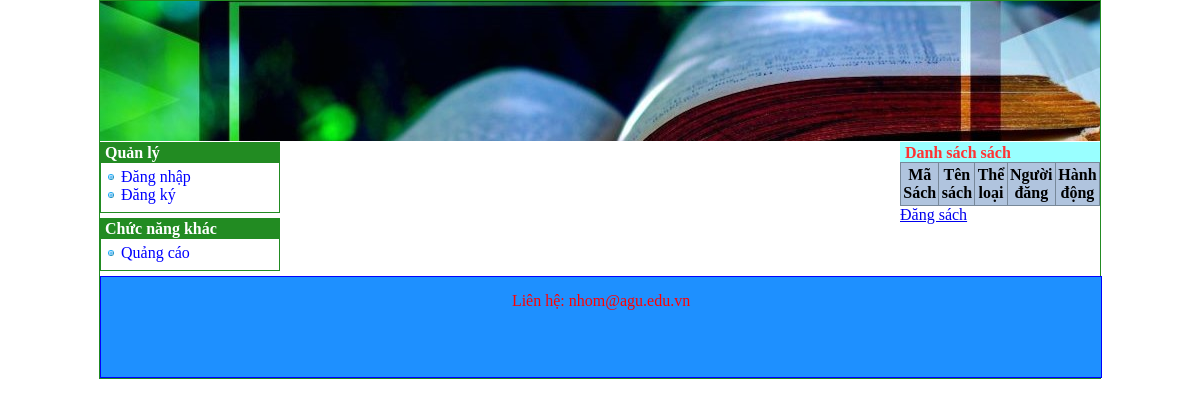
The app's page /index.php?do=sach, older data.
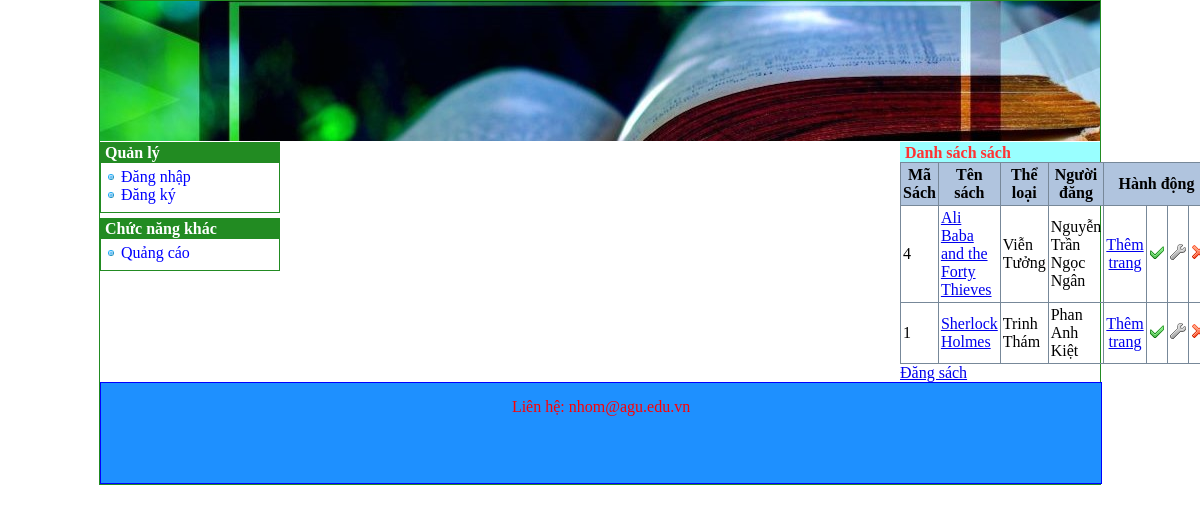
The same page, newer data.
### tables this page shows
CREATE TABLE `sach` (
  `masach` int(11) NOT NULL,
  `tensach` text NOT NULL,
  `tentacgia` text NOT NULL,
  `matheloai` int(11) NOT NULL,
  `nhaxuatban` text NOT NULL,
  `NgayDang` datetime NOT NULL,
  `hinhanh` text NOT NULL,
  `kiemduyet` tinyint(4) NOT NULL,
  `manguoidung` int(11) NOT NULL,
  `luotxem` int(11) NOT NULL
);

CREATE TABLE `theloai` (
  `matheloai` int(11) NOT NULL,
  `tentheloai` text NOT NULL
);

CREATE TABLE `nguoidung` (
  `manguoidung` int(11) NOT NULL,
  `tennguoidung` text NOT NULL,
  `tendangnhap` text NOT NULL,
  `matkhau` text NOT NULL,
  `quyenhan` int(11) NOT NULL,
  `khoa` int(11) NOT NULL
);

### sach.php (the view, shortened to what this page needs)
<?php
	$sql = "SELECT *
			FROM sach A, theloai B, nguoidung C
			WHERE A.matheloai = B.matheloai AND A.manguoidung = C.manguoidung ORDER by `NgayDang` DESC";
	$danhsach = $connect->query($sql);
?>
<h3>Danh sách sách</h3>
<table class="DanhSach">
	<tr>
		<th>Mã Sách</th>
		<th>Tên sách</th>
		<th>Thể loại</th>
		<th>Người đăng</th>
		<th colspan="4">Hành động</th>
	</tr>
	<?php
		while ($dong = $danhsach->fetch_array(MYSQLI_ASSOC)) {
			echo "<tr>";
				echo "<td>" . $dong['masach'] . "</td>";
				echo "<td><a href='index.php?do=sach_chitiet&id=" . $dong['masach'] . "'>" . $dong['tensach'] . "</a></td>";
				echo "<td>" . $dong['tentheloai'] . "</td>";
				echo "<td>" . $dong['tennguoidung'] . "</td>";
				echo "<td align='center'><a href='index.php?do=trangsach_them&id=" . $dong['masach'] . "'>Thêm trang</a></td>";
				echo "<td align='center'>";
					if($dong['kiemduyet'] == 0)
						echo "<a href='index.php?do=sach_kiemduyet&k=1&id=" . $dong['masach'] . "'><img src='images/ban.png' /></a>";
					else
						echo "<a href='index.php?do=sach_kiemduyet&k=0&id=" . $dong['masach'] . "'><img src='images/active.png' /></a>";
				echo "</td>";
				echo "<td align='center'><a href='index.php?do=sach_sua&id=" . $dong['masach'] . "'><img src='images/edit.png' /></a></td>";
				echo "<td align='center'><a href='index.php?do=sach_xoa&id=" . $dong['masach'] . "' onclick='return confirm(\"Bạn có muốn xóa sách " . $dong['tensach'] . " không?\")'><img src='images/delete.png' /></a></td>";
			echo "</tr>";
		}
	?>
</table>
<a href="index.php?do=sach_them">Đăng sách</a>

Row changes from the older to the newer data that the page shows:
added sach: masach "4", tensach "Ali Baba and the Forty Thieves", matheloai.tentheloai "Viễn Tưởng", manguoidung.tennguoidung "Nguyễn Trần Ngọc Ngân", kiemduyet 1 (drawn)
added sach: masach "1", tensach "Sherlock Holmes", matheloai.tentheloai "Trinh Thám", manguoidung.tennguoidung "Phan Anh Kiệt", kiemduyet 1 (drawn)
